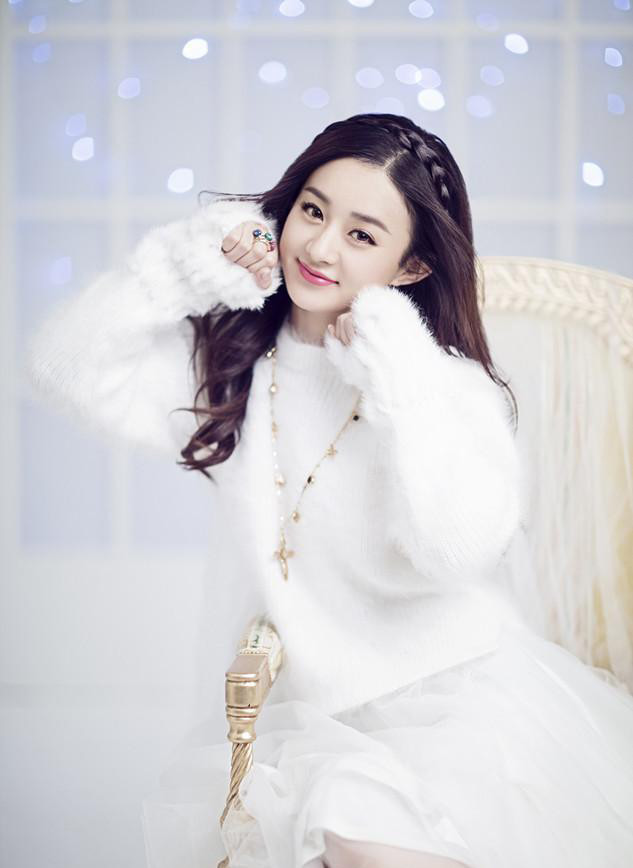
#> input picture opencv-tutorial/image/zly.jpg, 633 x 868 px, found by its file name
$ python 'tutorial_9_图像直方图.py'   (older library calls are emulated)
#> lines starting #> are read from the running program, lines starting #| are printed output that depends on the picture
#> further down, src is the input picture: shape (868, 633, 3); mean B, G, R 213.4, 208.3, 209.3
# -*- coding: utf-8 -*-
import cv2 as cv
import numpy as np
from  matplotlib import pyplot as plt
'''
这里先解释直方图（histogram）是什么？
直方图是为了表明数据分布情况。通俗地说就是哪一块数据所占比例或者出现次数较高，哪一块出现概率低。
'''


def plot_demo(image):
    plt.hist(image.ravel(),256,[0,256])     #image.ravel（）多维数组转换为一维数组的功能
    plt.show("直方图")
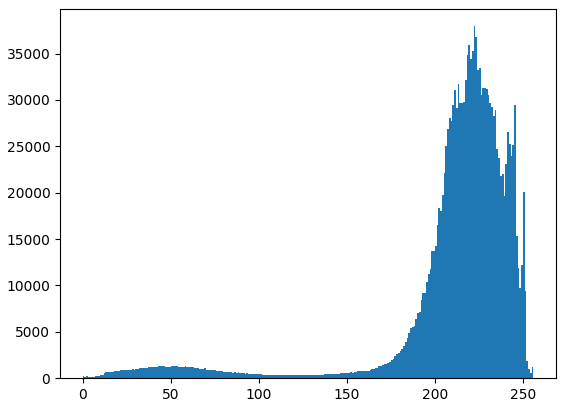
#> figure drawn by matplotlib, 1 panel; tallest bar 37954 high, from x = 222 to 223

'''
plt.hist()参数解释  hist(x, bins=None, range=None, density=None, weights=None, cumulative=False, bottom=None, histtype='bar', align='mid', orientation='vertical', rwidth=None, log=False, color=None, label=None, stacked=False, normed=None, hold=None, data=None, **kwargs)

x : (n,) array or sequence of (n,) arrays
这个参数是指定每个bin(箱子)分布的数据,对应x轴
bins : integer or array_like, optional
这个参数指定bin(箱子)的个数,也就是总共有几条条状图
normed : boolean, optional
If True, the first element of the return tuple will be the counts normalized to form a probability density, i.e.,n/(len(x)`dbin)
这个参数指定密度,也就是每个条状图的占比例比,默认为1
color : color or array_like of colors or None, optional
这个指定条状图的颜色
'''


def image_hist(image):      #画三通道的直方图
    color = ('blue','green','red')      #画笔颜色的值可以为大写或小写或只写首字母或大小写混合
    for i,color in enumerate(color):
        hist = cv.calcHist([image],[i],None,[256],[0,256])
        '''
       calcHist(images, channels, mask, histSize, ranges[, hist[, accumulate]])
        images参数表示输入图像，传入时应该用中括号[]括起来
        channels参数表示传入图像的通道，如果是灰度图像，那就不用说了，只有一个通道，值为0，如果是彩色图像（有3个通道），那么值为0, 1, 2, 中选择一个，对应着BGR各个通道。这个值也得用[]
        传入。
        mask参数表示掩膜图像。如果统计整幅图，那么为None。主要是如果要统计部分图的直方图，就得构造相应的掩膜来计算。
        histSize参数表示灰度级的个数，需要中括号，比如[256]
        ranges参数表示像素值的范围，通常[0, 256]。此外，假如channels为[0, 1], ranges为[0, 256, 0, 180], 则代表0通道范围是0 - 256, 1通道范围0 - 180。
        hist参数表示计算出来的直方图。
    '''


        plt.plot(hist,color = color)        #画图函数
        plt.xlim([0,256])       #设置x轴的范围
    plt.show()
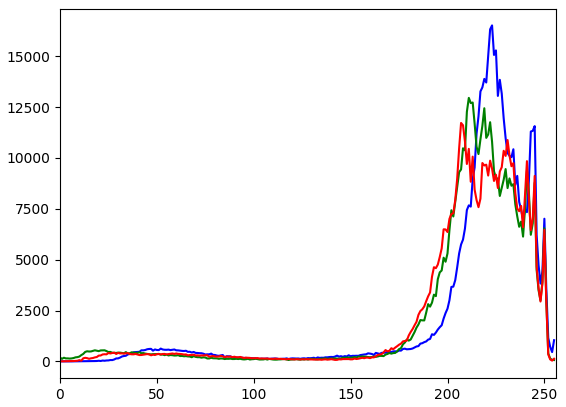
#> figure drawn by matplotlib, 1 panel; curve peaks at x = 223, y = 16519; curve peaks at x = 211, y = 12956; curve peaks at x = 207, y = 11723

'''
# 设置x轴的取值范围为：-1到2
plt.xlim(-1, 2)
# 设置y轴的取值范围为：-1到3
plt.ylim(-1, 3)
# 设置x轴的文本，用于描述x轴代表的是什么
plt.xlabel("I am x")
# 设置y轴的文本，用于描述y轴代表的是什么
plt.ylabel("I am y")
plt.plot(x, y2)
# 绘制红色的线宽为1虚线的线条
plt.plot(x, y1, color='red', linewidth=1.0, linestyle='--')
# 显示图表
plt.show()
'''


print("***************Hello python***************")
src=cv.imread("C:/Users/lcx/Pictures/testimage/zly.jpg")
cv.namedWindow("input image", cv.WINDOW_AUTOSIZE)
cv.imshow("input image", src)
plot_demo(src)
image_hist(src)
cv.waitKey(0)
cv.destroyAllWindows()
